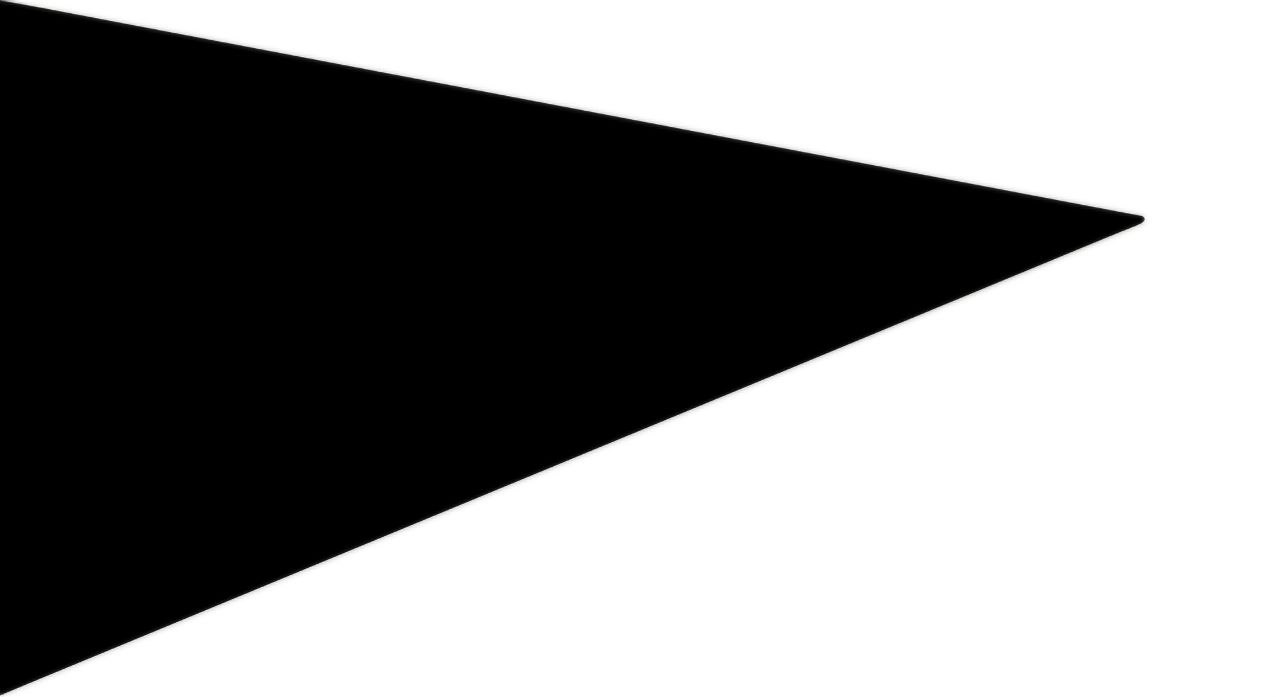
#> input picture Images/Acute.jpg, 1280 x 697 px
$ jupyter execute Acute-Angle.ipynb
#> lines starting #> are read from the running program, lines starting #| are printed output that depends on the picture; after the words box and inside, x2 and y2 are one past the last pixel; in counts of white or black regions, pixels touching at a corner belong together
# 📸 Harris Corner Detection

<b>Harris Corner</b> is a popular algorithm for detecting corners in an image. </br>
Corners are points in the image where the intensity changes significantly in multiple directions. </br>
This notebook demonstrates the implementation of the Harris algorithm step-by-step.

[cell 1]
"""
Library Imports
"""

import numpy as np # type: ignore
import pandas as pd
import cv2 as cv # type: ignore
import matplotlib.pyplot as plt

[cell 2]
"""
Reading Image
"""

image = cv.imread('../Images/Acute.jpg')
#> image is the input picture: shape (697, 1280, 3); mean B, G, R 140.3, 140.3, 140.3
I = cv.cvtColor(image, cv.COLOR_BGR2GRAY)
I = np.float32(I)
plt.imshow(I, cmap='gray');

### 🌊 Sobel Filters for Edge Detection

The **Sobel filter** is a popular operator used in image processing to detect edges. It computes the gradient of image intensity in the horizontal and vertical directions, highlighting regions with high spatial frequency that correspond to edges.

#### **Sobel Kernels**:
The Sobel filter uses two 3x3 kernels to compute gradients:
<div align='center'>

</div>

[cell 3]
sobelX = np.array([[-1, 0, 1],
                   [-2, 0, 2],
                   [-1, 0, 1]])

sobelY = np.array([[-1, -2, -1],
                   [ 0,  0,  0],
                   [ 1,  2,  1]])

[cell 4]
''' Gradient Products '''

Ix = cv.filter2D(src=I, ddepth=-1, kernel=sobelX)
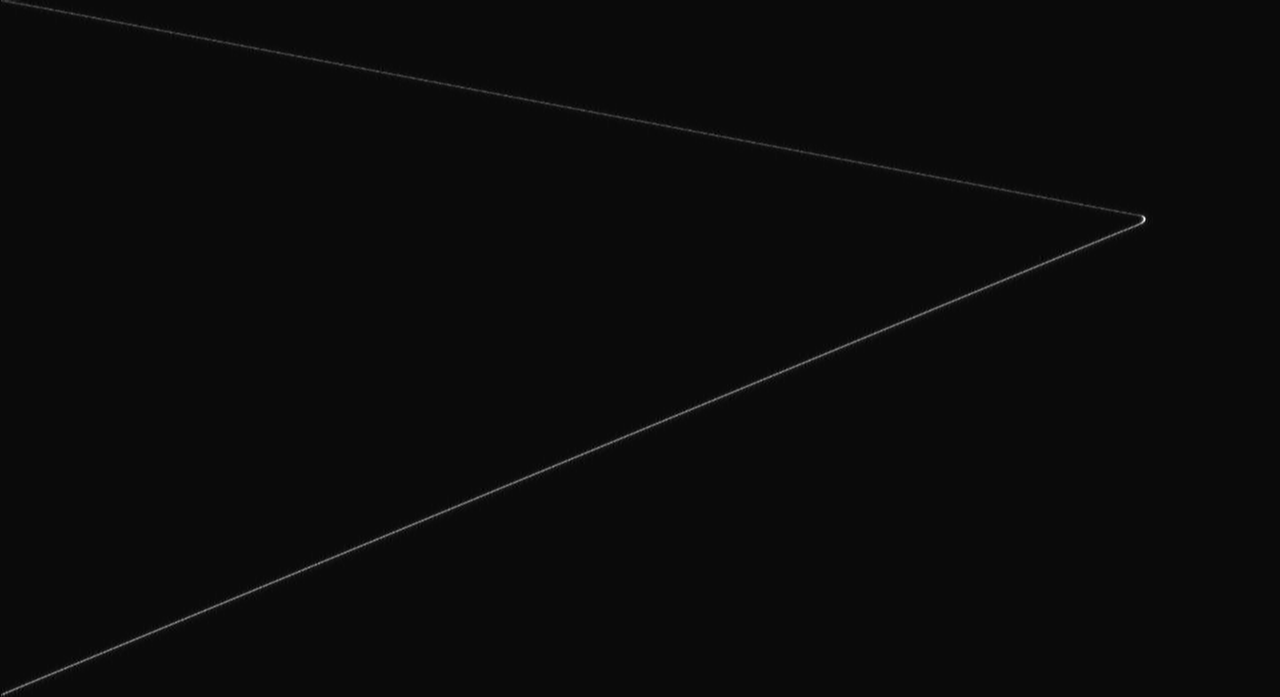
#> Ix: shape (697, 1280) float32; min -33, max 744, mean 1.6; drawn with min black and max white
Iy = cv.filter2D(src=I, ddepth=-1, kernel=sobelY)
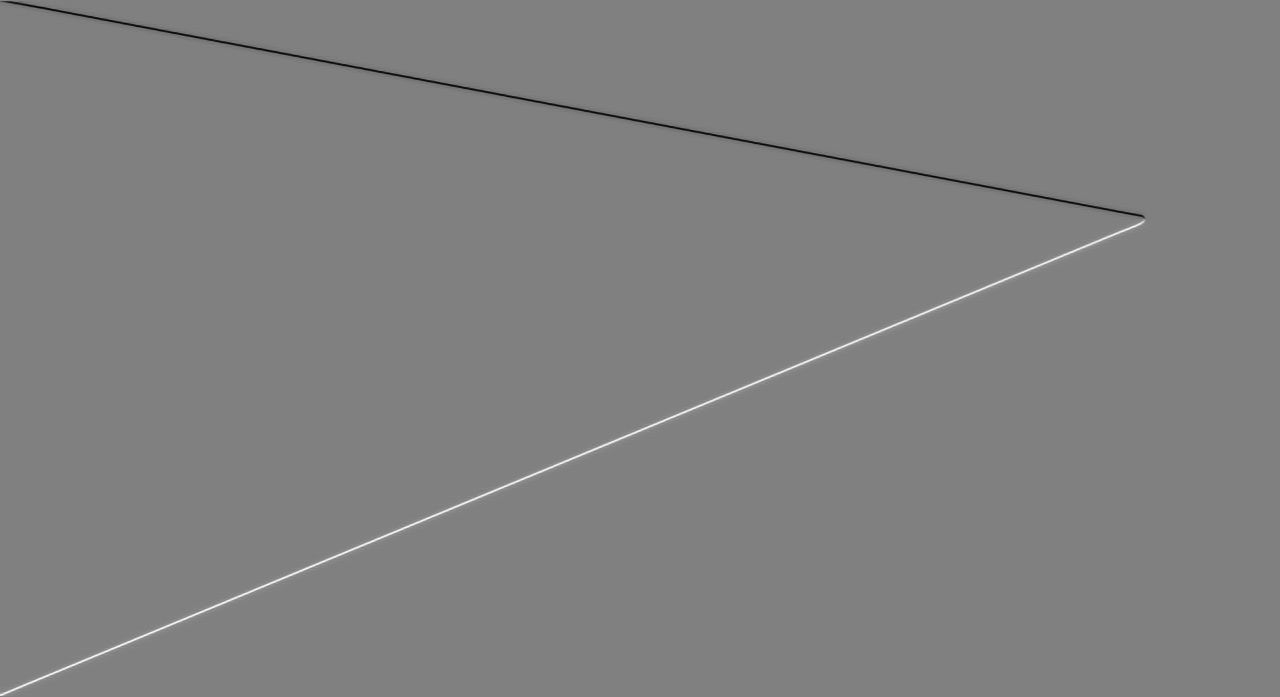
#> Iy: shape (697, 1280) float32; min -883, max 870, mean 0; drawn with min black and max white

Ixx = Ix ** 2
Ixy = Ix * Iy
Iyy = Iy ** 2

[cell 5]
plt.imshow(Ix, cmap='gray');

[cell 6]
plt.imshow(Iy, cmap='gray');

[cell 7]
''' Gaussian Filter for Smoothness
'''

weight = np.array([[1, 2, 1],
                   [2, 4, 2],
                   [1, 2, 1]])

Ixxw = cv.filter2D(src=Ixx, ddepth=-1, kernel=weight)
Ixyw = cv.filter2D(src=Ixy, ddepth=-1, kernel=weight)
Iyyw = cv.filter2D(src=Iyy, ddepth=-1, kernel=weight)

[cell 8]
''' Harris response matrix
'''

epsilon = 1e-5
H = ( (Ixxw * Iyyw) - (Ixyw * Ixyw) ) / ( Ixxw + Iyyw + epsilon )


''' Hmax for Thresholding
'''

Hmax = H.max()
#> Hmax = 393881.7

[cell 9]
''' kp for saving Key-Points
    (kp is a mask of Harris response matrix)
'''
kp = np.zeros(np.shape(H)).astype(bool)

[cell 10]
for i in range(1, kp.shape[0]-1):
    for j in range(1, kp.shape[1]-1):
        center = H[i][j]
        if center > Hmax * 0.28:
            if center > H[i+1][j]:
                if center > H[i-1][j]:
                    if center > H[i][j+1]:
                        if center > H[i][j-1]:
                            if center > H[i+1][j+1]:
                                if center > H[i+1][j-1]:
                                    if center > H[i-1][j+1]:
                                        if center > H[i-1][j-1]:
                                            kp[i][j] = True

                                        if kp[i][j]:
                                            cv.circle(image, [j,i], 25, [0, 255, 0], 4)
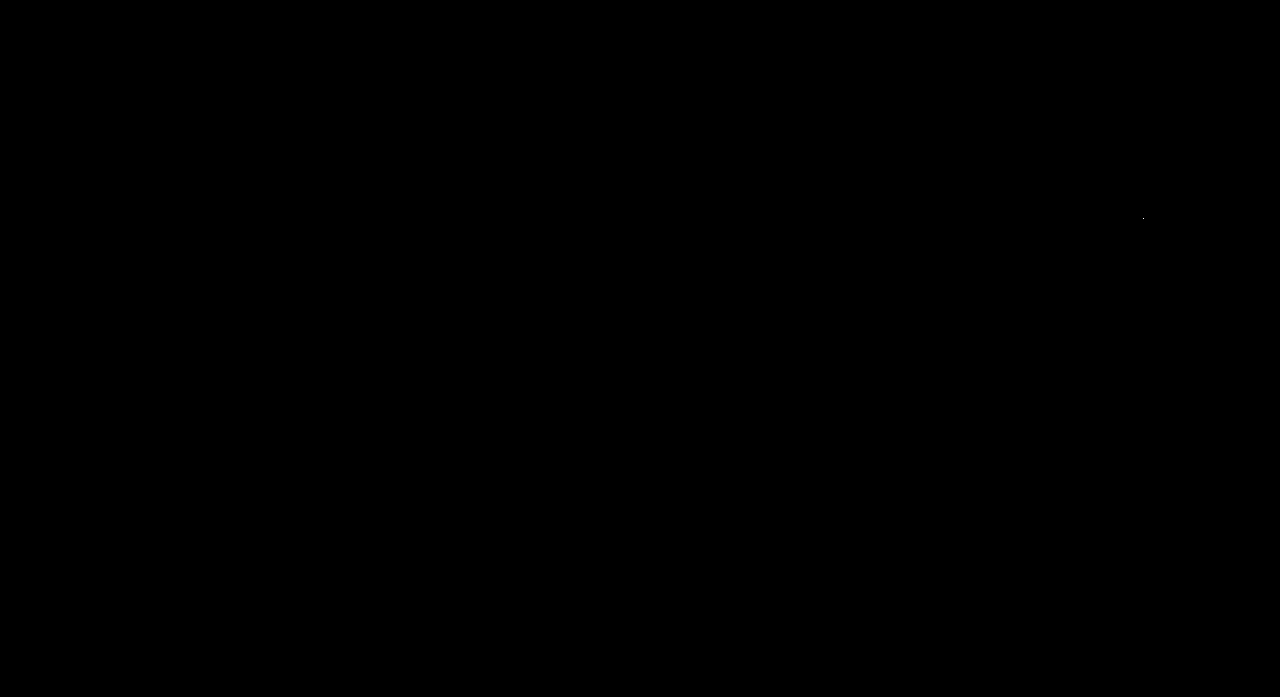
#> kp: shape (697, 1280) bool; 0% white in thin lines or dots, all inside (x1, y1, x2, y2) = (1143, 218, 1144, 219)

image[kp==True] = [255, 0, 0]
#> image: shape (697, 1280, 3); mean B, G, R 140.1, 140.4, 140.1

print(kp.sum())
#| 1

[cell 11]
cv.imwrite('../Images/Output/Acute-Output.jpg',image)
plt.imshow(image);

# 📝 Homework:

Our input images have one and only one **KEY POINT**, so the ```kp_list``` only contain one **KEY POINT** and the ```all_points``` list contain the key point and 8 other neighbor points !

The ```df``` DataFrame contains key point & 8 neighbor points (8 + 1 = 9) and their data such as cordinate, Gradient Size, Ix, Iy and so on !

**NOTICE:**
This code only work with Images which contain one Key Point !

[cell 12]
kp_list = []

for i in range(1, kp.shape[0]-1):
    for j in range(1, kp.shape[1]-1):
        if kp[i][j] == True:
            kp_list.append((i,j))
#> after the loop, kp_list = [(218, 1143)]

print(kp_list)
#| [(218, 1143)]

[cell 13]
all_points = []
for point in kp_list:
    all_points.append((point[0]-1,point[1]-1))
    all_points.append((point[0]-1,point[1]))
    all_points.append((point[0]-1,point[1]+1))
    all_points.append((point[0]+1,point[1]-1))
    all_points.append((point[0]+1,point[1]+1))
    all_points.append((point[0]+1,point[1]))
    all_points.append((point[0],point[1]))
    all_points.append((point[0],point[1]-1))
    all_points.append((point[0],point[1]+1))

all_points

[cell 14]
df = pd.DataFrame(columns=["(x, y)","Ix", "Iy", "Iy/Ix", "Sector", "|| G ||"])
df

# 🧭 Angle Sectors Visualization 🌟
The following diagram illustrates the angle ranges for the gradient directions in an image.
These ranges are essential for determining the sector each point belongs to.

<!--  -->

<div align="center">

</div>

### Sector Angle Ranges in Mathematical Notation 📐

$Sector1 : -22.5^\circ \leq \theta \leq 22.5^\circ$

$Sector 1: 22.5^\circ < \theta \leq 67.5^\circ$

$Sector 2: 67.5^\circ < \theta \leq 112.5^\circ$

$Sector 3: 112.5^\circ < \theta \leq 157.5^\circ$

$Sector 4: 157.5^\circ \leq \theta \leq 180^\circ$ or $-180^\circ \leq \theta < -157.5^\circ$

$Sector 5: -157.5^\circ \leq \theta < -112.5^\circ$

$Sector 6: -112.5^\circ \leq \theta < -67.5^\circ$

$Sector 7: -67.5^\circ \leq \theta < -22.5^\circ$

[cell 15]
def sector(point):

    angle = np.degrees(np.arctan2(Iy[point], Ix[point]))

    if angle < -180:
        angle += 360
    elif angle > 180:
        angle -= 360

    # Sector 0: -22.5° to 22.5°
    if -22.5 <= angle < 22.5:
        return 0

    # Sector 1: 22.5° to 67.5°
    elif 22.5 <= angle < 67.5:
        return 1

    # Sector 2: 67.5° to 112.5°
    elif 67.5 <= angle < 112.5:
        return 2

    # Sector 3: 112.5° to 157.5°
    elif 112.5 <= angle < 157.5:
        return 3

    # Sector 4: 157.5° to -157.5°
    elif 157.5 <= angle <= 180 or -180 <= angle < -157.5:
        return 4

    # Sector 5: -157.5° to -112.5°
    elif -157.5 <= angle < -112.5:
        return 5

    # Sector 6: -112.5° to -67.5°
    elif -112.5 <= angle < -67.5:
        return 6

    # Sector 7: -67.5° to -22.5°
    elif -67.5 <= angle < -22.5:
        return 7

[cell 16]
for point in all_points:
    df.loc[len(df)] = [point, Ix[point], Iy[point], Iy[point]/(Ix[point]+10e-5), sector(point), Ix[point]+Iy[point]]
#> this loop made 9 passes
#> angle in sector on passes 1 to 9: -47.07, -40.43, -30.3, 10.09, 7.48, 8.27, -14.26, -24.73, -14.04

[cell 17]
df.index = range(1, len(df) + 1)
df.index.name = 'Point Number'
df

[cell 18]
sums = df.groupby("Sector")["|| G ||"].sum()
sums

[cell 19]
vec = np.array([0,0,0,0,0,0,0,0])

for i in range(8):
    try:
        vec[i] = sums[i]
    except:
        vec[i] = 0

vec = vec.reshape(8,1)
print(vec);

[cell 20]
vec = {
    '0':vec[0][0],
    '1':vec[1][0],
    '2':vec[2][0],
    '3':vec[3][0],
    '4':vec[4][0],
    '5':vec[5][0],
    '6':vec[6][0],
    '7':vec[7][0],
}

vec

[cell 21]
plt.bar(list(vec.keys()),list(vec.values()));
plt.xlabel("Sector");
plt.ylabel("Size");
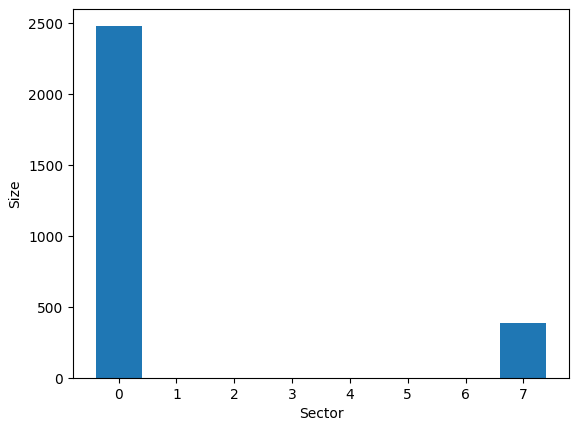
#> figure drawn by matplotlib, 1 panel; tallest bar 2478 high, from x = -0.4 to 0.4
